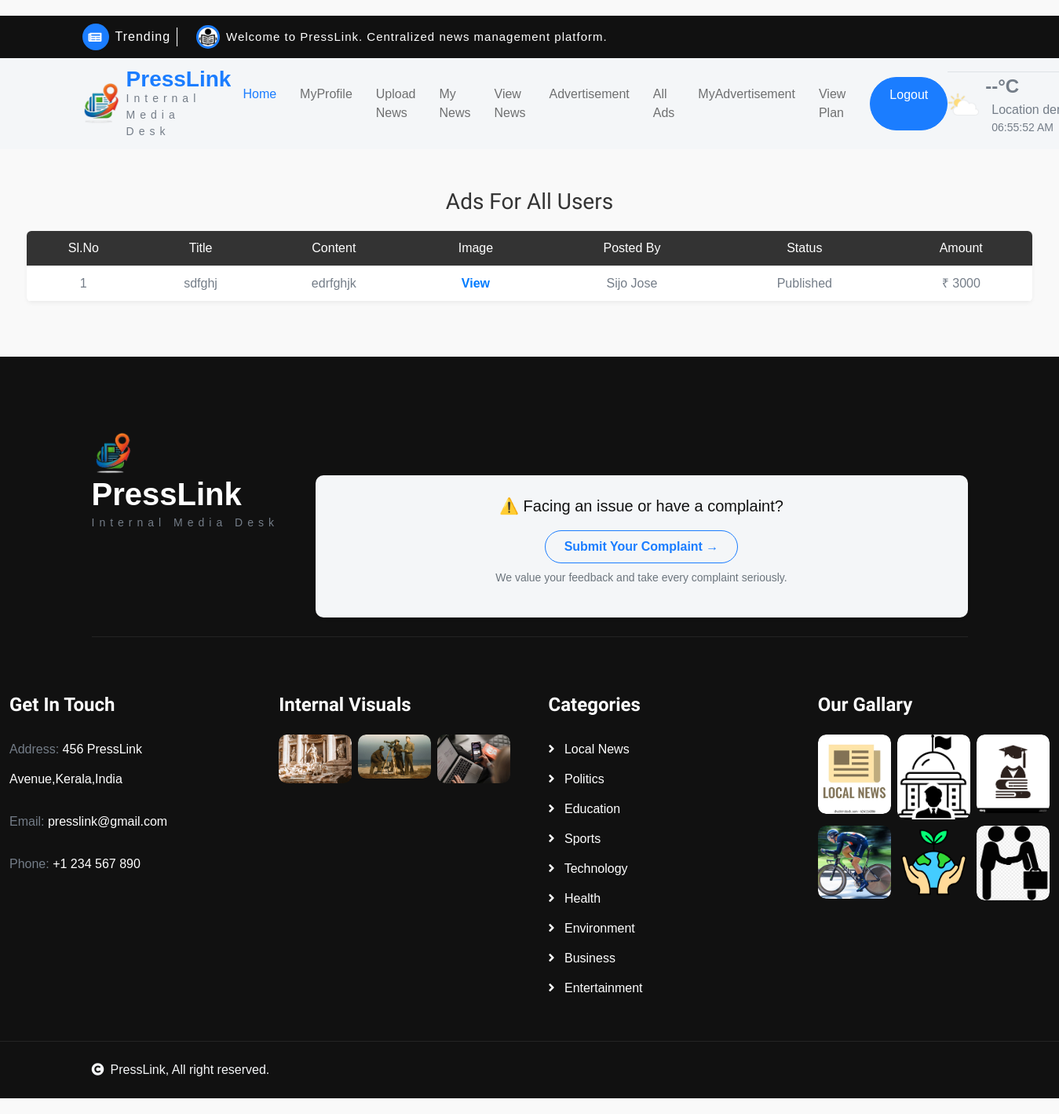
Screenshot of /User/ViewAdvertisements/ (signed in) with the database file from the repository.
### User/models.py (models this page shows)
class tbl_advertisement(models.Model):
    advertisement_date=models.DateField(auto_now_add=True)
    advertisement_status=models.IntegerField(default=0)
    advertisement_file=models.FileField(upload_to="Assets/news/")
    advertisement_title=models.CharField(max_length=50)
    advertisement_content=models.CharField(max_length=50)
    user_id=models.ForeignKey(tbl_user,on_delete=models.CASCADE)
    verifier_id=models.ForeignKey(tbl_verifier,on_delete=models.CASCADE,null=True)
    editor_id=models.ForeignKey(tbl_editor,on_delete=models.CASCADE,null=True)
    advertisement_amount = models.IntegerField(null=True, blank=True)

### Guest/models.py (models this page shows)
class tbl_user(models.Model):
    user_name=models.CharField(max_length=50)
    user_email=models.CharField(max_length=50)
    user_contact=models.CharField(max_length=50)
    user_gender=models.CharField(max_length=50)
    user_dob=models.CharField(max_length=50)
    user_address=models.CharField(max_length=80)
    user_photo=models.FileField(upload_to="Assets/UserDocs/")
    user_proof=models.FileField(upload_to="Assets/UserDocs/")
    user_work=models.FileField(upload_to="Assets/UserDocs/")
    skill_type=models.ForeignKey(tbl_skilltype,on_delete=models.CASCADE)
    user_level=models.CharField(max_length=50)
    user_bio=models.CharField(max_length=50)
    user_social=models.CharField(max_length=50)
    user_password=models.CharField(max_length=50)
    user_status=models.IntegerField(default=0)
    place=models.ForeignKey(tbl_place,on_delete=models.CASCADE)

### User/views.py (the view)
# urls.py: path("ViewAdvertisements/", views.ViewAdvertisements, name="ViewAdvertisements"),
def ViewAdvertisements(request):
    if "uid" in request.session:
        advdata = tbl_advertisement.objects.filter(advertisement_status=6).order_by('-advertisement_date')
        return render(request, 'User/ViewAdvertisements.html', {'advdata': advdata})
    else:
        return redirect("Guest:Login")

### User/Templates/User/ViewAdvertisements.html (shortened to what this page needs)
{% extends 'User/Header.html' %}
{% block content %}
<h3>Ads For All Users</h3>
{% if advdata %}
<table>
    <thead>
        <tr>
            <th>Sl.No</th>
            <th>Title</th>
            <th>Content</th>
            <th>Image</th>
            <th>Posted By</th>
            <th>Status</th>
            <th>Amount</th>
        </tr>
    </thead>
    <tbody>
        {% for i in advdata %}
        <tr>
            <td>{{ forloop.counter }}</td>
            <td>{{ i.advertisement_title }}</td>
            <td>{{ i.advertisement_content }}</td>
            <td>
                {% if i.advertisement_file %}
                <a href="{{ i.advertisement_file.url }}" target="_blank">View</a>
                {% else %}
                No File
                {% endif %}
            </td>
            <td>{{ i.user_id.user_name }}</td>
            <td>Published</td>
            <td>₹ {{ i.advertisement_amount|default:"N/A" }}</td>
        </tr>
        {% endfor %}
    </tbody>
</table>
{% else %}
<div class="no-data">No active advertisements at the moment.</div>
{% endif %}
{% endblock %}

### User/Templates/User/ViewAdvertisements.html (style rules this page uses)
body { font-family: Arial, sans-serif; background-color: #f9f9f9; margin: 0; padding: 20px 0; }
h3 { text-align: center; color: #333; font-weight: normal; margin-bottom: 20px; }
table { width: 95%; margin: 20px auto; border-collapse: collapse; background-color: #fff; box-shadow: 0 2px 5px rgba(0,0,0,0.05); border-radius: 6px; overflow: hidden; }
th, td { padding: 10px 12px; text-align: center; border-bottom: 1px solid #eee; vertical-align: middle; }
th { background-color: #333; color: #fff; font-weight: normal; }
td a { text-decoration: none; color: #007bff; font-weight: bold; padding: 4px 8px; border-radius: 4px; }
td { max-width: 250px; word-wrap: break-word; }

### rows the page displays
tbl_advertisement: advertisement_title "sdfghj", advertisement_content "edrfghjk", user_id.user_name "Sijo Jose", advertisement_amount "3000"
